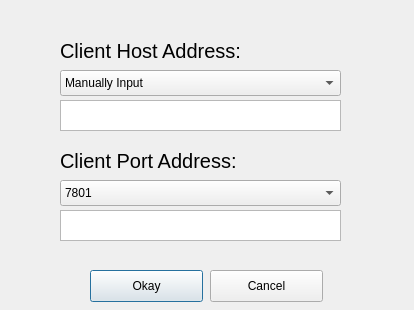
<?xml version="1.0" encoding="UTF-8"?>
<ui version="4.0">
 <class>Dialog</class>
 <widget class="QDialog" name="Dialog">
  <property name="geometry">
   <rect>
    <x>0</x>
    <y>0</y>
    <width>414</width>
    <height>310</height>
   </rect>
  </property>
  <property name="windowTitle">
   <string>Connection Setting</string>
  </property>
  <widget class="QPlainTextEdit" name="host_edit">
   <property name="geometry">
    <rect>
     <x>60</x>
     <y>100</y>
     <width>281</width>
     <height>31</height>
    </rect>
   </property>
  </widget>
  <widget class="QLabel" name="host_label">
   <property name="geometry">
    <rect>
     <x>60</x>
     <y>40</y>
     <width>251</width>
     <height>21</height>
    </rect>
   </property>
   <property name="font">
    <font>
     <pointsize>15</pointsize>
     <weight>50</weight>
     <bold>false</bold>
    </font>
   </property>
   <property name="text">
    <string>Client Host Address:</string>
   </property>
  </widget>
  <widget class="QLabel" name="port_label">
   <property name="geometry">
    <rect>
     <x>60</x>
     <y>150</y>
     <width>251</width>
     <height>21</height>
    </rect>
   </property>
   <property name="font">
    <font>
     <pointsize>15</pointsize>
     <weight>50</weight>
     <bold>false</bold>
    </font>
   </property>
   <property name="text">
    <string>Client Port Address:</string>
   </property>
  </widget>
  <widget class="QPlainTextEdit" name="port_edit">
   <property name="geometry">
    <rect>
     <x>60</x>
     <y>210</y>
     <width>281</width>
     <height>31</height>
    </rect>
   </property>
   <property name="plainText">
    <string/>
   </property>
   <property name="overwriteMode">
    <bool>false</bool>
   </property>
  </widget>
  <widget class="QComboBox" name="host_combobox">
   <property name="geometry">
    <rect>
     <x>60</x>
     <y>70</y>
     <width>281</width>
     <height>26</height>
    </rect>
   </property>
   <item>
    <property name="text">
     <string>Manually Input</string>
    </property>
   </item>
  </widget>
  <widget class="QComboBox" name="port_combobox">
   <property name="geometry">
    <rect>
     <x>60</x>
     <y>180</y>
     <width>281</width>
     <height>26</height>
    </rect>
   </property>
   <item>
    <property name="text">
     <string>7801</string>
    </property>
   </item>
   <item>
    <property name="text">
     <string>Manually Input</string>
    </property>
   </item>
  </widget>
  <widget class="QPushButton" name="okay_button">
   <property name="geometry">
    <rect>
     <x>90</x>
     <y>270</y>
     <width>113</width>
     <height>32</height>
    </rect>
   </property>
   <property name="text">
    <string>Okay</string>
   </property>
  </widget>
  <widget class="QPushButton" name="cancel_button">
   <property name="geometry">
    <rect>
     <x>210</x>
     <y>270</y>
     <width>113</width>
     <height>32</height>
    </rect>
   </property>
   <property name="text">
    <string>Cancel</string>
   </property>
  </widget>
 </widget>
 <resources/>
 <connections/>
</ui>
